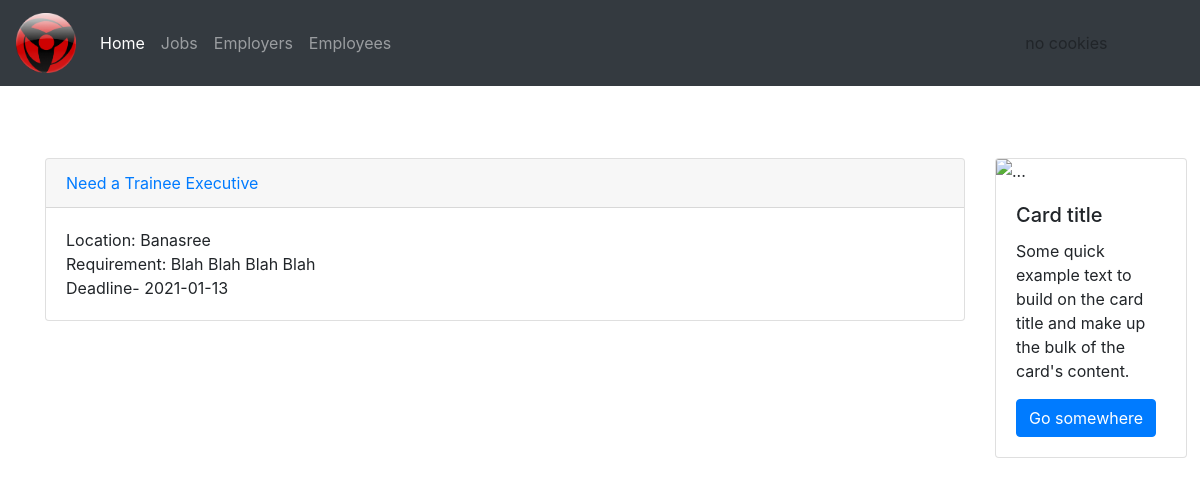
Page /admin/afcat/commercial.php on the committed database.
### tables this page shows
CREATE TABLE `job` (
  `job_id` int(255) NOT NULL,
  `job_title` varchar(40) NOT NULL,
  `job_description` varchar(100) NOT NULL,
  `job_requirement` varchar(100) NOT NULL,
  `job_deadline` date NOT NULL,
  `catagory` varchar(20) NOT NULL,
  `state` varchar(20) NOT NULL,
  `cmp_name` varchar(20) NOT NULL,
  `cmp_type` varchar(20) NOT NULL,
  `job_location` varchar(100) NOT NULL,
  `salary` varchar(20) NOT NULL,
  `vacancy` varchar(20) NOT NULL,
  `employee_emp_email` varchar(100) NOT NULL
);

### admin/afcat/commercial.php (the view, shortened to what this page needs)
<?php
include "../../db_con.php";
?>
<!DOCTYPE html>
<html>
<head>
    <link rel="stylesheet" href="../../design/bootstrap.min.css">
</head>
<body>
    <nav class="navbar navbar-expand-lg navbar-dark bg-dark">
        <a class="navbar-brand" href="#"><img src="../../pic/look-1.png" alt="logo" width="60" height="60"></a>
        <div class="collapse navbar-collapse" id="navbarSupportedContent">
            <ul class="navbar-nav mr-auto">
                <li class="nav-item active">
                    <a class="nav-link" href="../admin-home.php">Home <span class="sr-only">(current)</span></a>
                </li>
                <li class="nav-item">
                    <a class="nav-link" href="../admin-job.php">Jobs</a>
                </li>
                <li class="nav-item">
                    <a class="nav-link" href="../admin-emp.php">Employers</a>
                </li>
                <li class="nav-item">
                    <a class="nav-link" href="../admin-seeker.php">Employees</a>
                </li>
            </ul>
            <ul class="navbar-nav justify-content-end" >
                <li class="nav-item dropdown">
                    <?php
                    if(count($_SESSION) > 0) {
                        echo '<a class="nav-link dropdown-toggle log" href="#" id="navbarDropdown" role="button" data-toggle="dropdown"
                        aria-haspopup="true" aria-expanded="false">'.$_SESSION['user_name'].'</a>';
                        }
                    else {
                        $cookie_name = 'username';
                        if(isset($_COOKIE[$cookie_name])) {
                            echo '<a class="nav-link dropdown-toggle log" href="#" id="navbarDropdown" role="button" data-toggle="dropdown"
                            aria-haspopup="true" aria-expanded="false">'.$_COOKIE[$cookie_name].'</a>';
                        }else{
                            echo 'no cookies';
                        }
                    }
                    ?>
                </li>
                <li>
                </li>
            </ul>
        </div>
    </nav>
    <br> <br> <br>
    <div class="container">
        <div class="row">
            <div class="col-md-10 block">
            <?php
                $sql= "select * from job where catagory= 'commercial' ";
                $isql= $con->query($sql);
                if($isql->num_rows>0){
                    while($row = $isql->fetch_assoc()) {
                    ?>
                        <div class="card">
                            <div class="card-header">
                                <?php $job_id = $row["job_id"]; ?>
                                <a href="../admin-jobview2.php?var=<?php echo $job_id;?>"> <?php echo $row["job_title"] ?> </a>
                            </div>
                            <div class="card-body">
                                <?php echo "Location: ".$row["job_location"] ?> <br>
                                <?php echo "Requirement: ".$row["job_requirement"] ?> <br>
                                <?php echo "Deadline- ".$row["job_deadline"] ?> <br>
                            </div>
                        </div>
                    <?php
                    }
                }
            ?>
            </div>
            <div class="col-md-2">
                <div class="card" style="width: 12rem;">
                    <img src="..." class="card-img-top" alt="...">
                    <div class="card-body">
                        <h5 class="card-title">Card title</h5>
                        <p class="card-text">Some quick example text to build on the card title and make up the bulk of the card's content.</p>
                        <a href="#" class="btn btn-primary">Go somewhere</a>
                    </div>
                </div>
            </div>
        </div>
    </div>
</body>
</html>

### rows in the picture
job: job_title "Need a Trainee Executive", job_location "Banasree", job_requirement "Blah Blah Blah Blah", job_deadline "2021-01-13"
